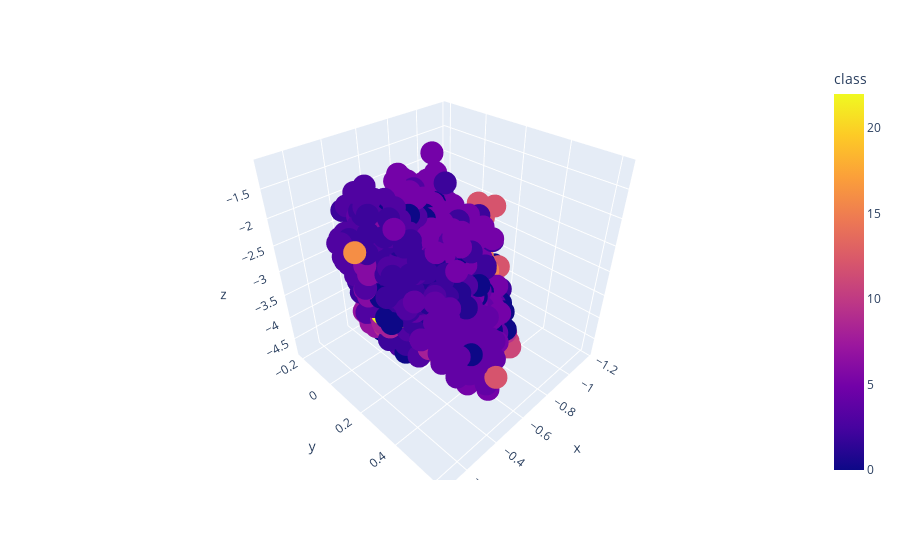

Notebook source saved alongside this figure:
### Code cell
fig = px.scatter_3d(predictions, x='x', y='y', z='z', color='class')
fig.show()

### Figure 1 — Plotly figure (JSON) as saved in the notebook; plotly's stock layout.template omitted (floating-point values rounded to 4 significant figures; data arrays with more than 128 entries replaced by an {"elided": "..."} marker saying what was removed)
{"data": [{"hovertemplate": "x=%{x}<br>y=%{y}<br>z=%{z}<br>class=%{marker.color}<extra></extra>", "legendgroup": "", "marker": {"color": {"elided": "8211 int values"}, "coloraxis": "coloraxis", "symbol": "circle"}, "mode": "markers", "name": "", "scene": "scene", "showlegend": false, "type": "scatter3d", "x": {"elided": "8211 float values"}, "y": {"elided": "8211 float values"}, "z": {"elided": "8211 float values"}}], "layout": {"coloraxis": {"colorbar": {"title": {"text": "class"}}, "colorscale": [[0, "#0d0887"], [0.1111, "#46039f"], [0.2222, "#7201a8"], [0.3333, "#9c179e"], [0.4444, "#bd3786"], [0.5556, "#d8576b"], [0.6667, "#ed7953"], [0.7778, "#fb9f3a"], [0.8889, "#fdca26"], [1, "#f0f921"]]}, "legend": {"tracegroupgap": 0}, "margin": {"t": 60}, "scene": {"domain": {"x": [0, 1], "y": [0, 1]}, "xaxis": {"title": {"text": "x"}}, "yaxis": {"title": {"text": "y"}}, "zaxis": {"title": {"text": "z"}}}}}
